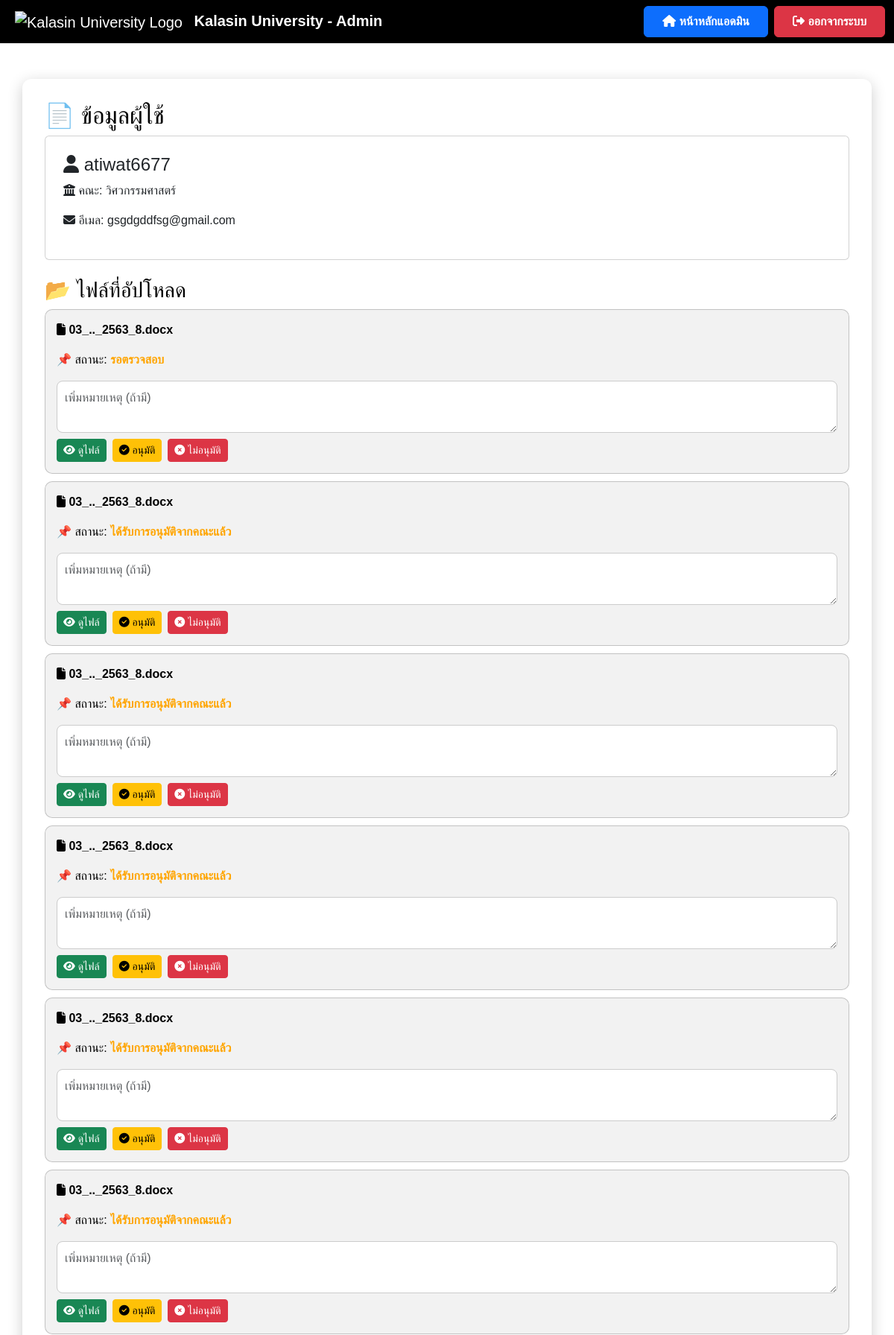
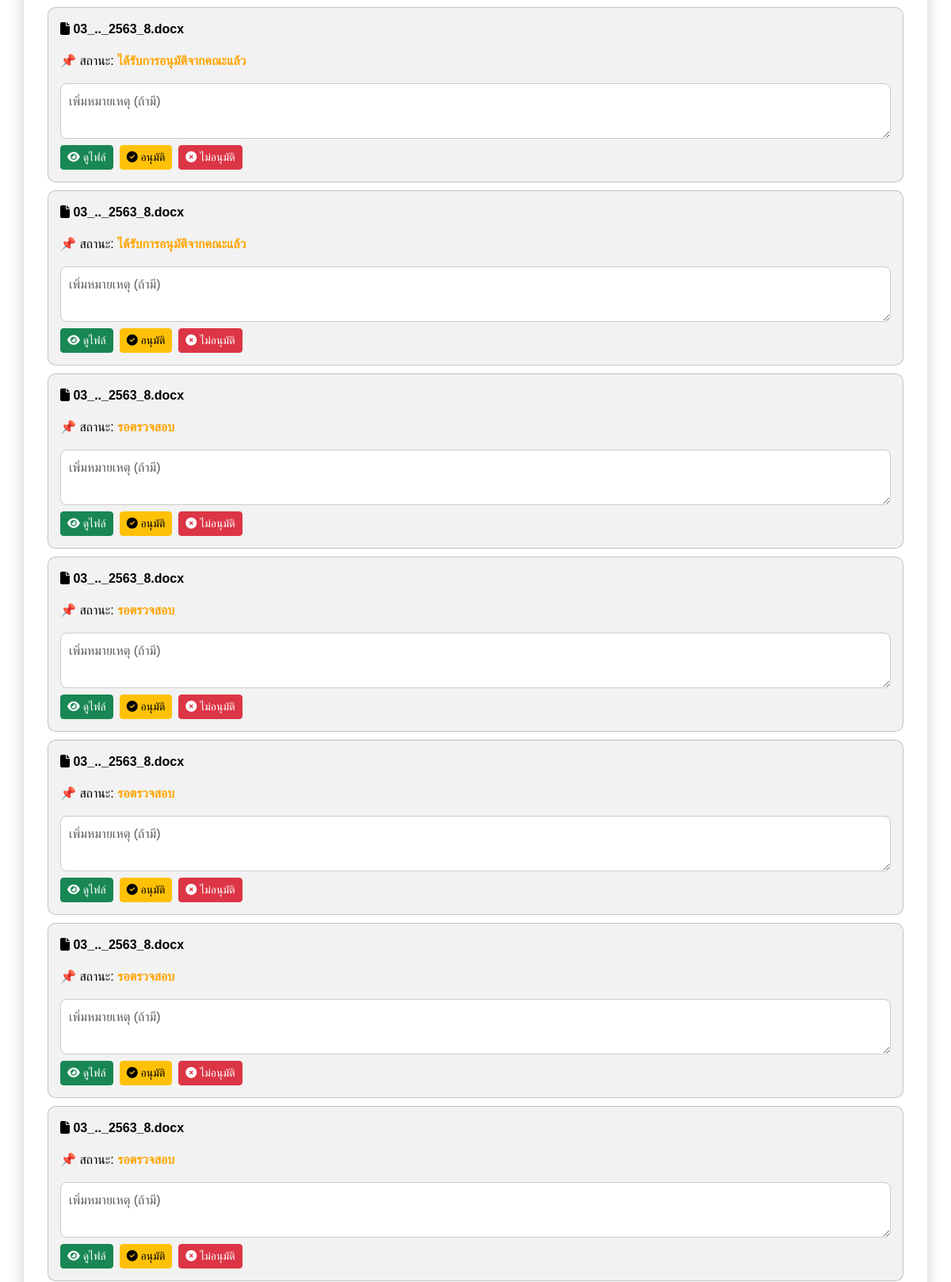
/view_user/10 (upper part), run on the app's committed database (2 pictures, top to bottom).
### models.py (models this page shows)
class User(db.Model):
    id = db.Column(db.Integer, primary_key=True)
    username = db.Column(db.String(100), nullable=False, unique=True)
    role = db.Column(db.String(50), nullable=False)
    faculty = db.Column(db.String(100), nullable=True)
    document_requests = db.relationship('DocumentRequest', back_populates='user', lazy=True)
    files = db.relationship('File', back_populates='user', lazy=True)  # ✅ เพิ่มตรงนี้

class File(db.Model):
    id = db.Column(db.Integer, primary_key=True)
    filename = db.Column(db.String(255), nullable=False)
    file_path = db.Column(db.String(255), nullable=True)
    status = db.Column(db.String(50), nullable=False, default="รอตรวจสอบ")
    comment = db.Column(db.Text, nullable=True)
    user_id = db.Column(db.Integer, db.ForeignKey('user.id'), nullable=False)
    upload_date = db.Column(db.DateTime, default=db.func.current_timestamp())
    review_date = db.Column(db.DateTime, nullable=True)
    approve_date = db.Column(db.DateTime, nullable=True)
    user = db.relationship('User', back_populates='files')

### app.py (the view)
@app.route('/view_user/<int:user_id>')
def view_user(user_id):
    user = User.query.get(user_id)
    if not user:
        flash("ไม่พบข้อมูลผู้ใช้", "danger")
        return redirect(url_for('manage_users'))  # ถ้าหาไม่เจอให้กลับไปหน้า manage_users
    files = File.query.filter_by(user_id=user.id).all()
    return render_template('view_user.html', user=user, files=files)

### templates/view_user.html (shortened to what this page needs)
<!DOCTYPE html>
<html lang="th">
<head>
    <link href="https://cdn.jsdelivr.net/npm/bootstrap@5.3.3/dist/css/bootstrap.min.css" rel="stylesheet">
    <link rel="stylesheet" href="https://cdnjs.cloudflare.com/ajax/libs/font-awesome/6.4.2/css/all.min.css">
    {% set fac_map = {
        'engineering':'วิศวกรรมศาสตร์',
        'science':'วิทยาศาสตร์',
        'education':'ครุศาสตร์',
        'nursing':'พยาบาลศาสตร์',
        'law':'นิติศาสตร์',
        'arts':'ศิลปศาสตร์'
    } %}
</head>
<body>
    <nav class="navbar navbar-expand-lg navbar-dark">
        <div class="container-fluid">
            <a class="navbar-brand ms-2" href="{{ url_for('admin_dashboard') }}">
                <img src="https://upload.wikimedia.org/wikipedia/th/4/4e/Kalasin_University_Seal.svg"
                     alt="Kalasin University Logo" style="height: 50px; margin-right: 10px;">
                <strong>Kalasin University - Admin</strong>
            </a>
            <div class="ms-auto d-flex">
                <a href="{{ url_for('admin_dashboard') }}" class="btn btn-primary fw-bold px-4 py-2 me-2">
                    <i class="fas fa-home"></i> หน้าหลักแอดมิน
                </a>
                <a href="{{ url_for('logout') }}" class="btn btn-danger fw-bold px-4 py-2">
                    <i class="fas fa-sign-out-alt"></i> ออกจากระบบ
                </a>
            </div>
        </div>
    </nav>
    <div class="container container-custom mt-5">
        <h2>📄 ข้อมูลผู้ใช้</h2>
        <div class="card p-4">
            <h4><i class="fas fa-user"></i> {{ user.username }}</h4>
            <p><i class="fas fa-university"></i> คณะ: {{ fac_map.get(user.faculty, 'ไม่ระบุคณะ') }}</p>
            <p><i class="fas fa-envelope"></i> อีเมล: {{ user.email }}</p>
        </div>
        <h3 class="mt-4">📂 ไฟล์ที่อัปโหลด</h3>
        {% if files %}
        {% for file in files %}
        <div class="file-card">
            <p><i class="fas fa-file"></i> <strong>{{ file.filename }}</strong></p>
            <p>📌 สถานะ:
                <span id="status-{{ file.id }}" class="{% if file.status == 'อนุมัติแล้ว' %}status-approved{% elif file.status == 'ไม่อนุมัติ' %}status-rejected{% else %}status-pending{% endif %}">
                    {{ file.status }}
                </span>
            </p>
            <textarea class="form-control mt-2 comment-box" id="comment-{{ file.id }}" placeholder="เพิ่มหมายเหตุ (ถ้ามี)">{{ file.comment if file.comment else '' }}</textarea>
            <div class="d-flex mt-2">
                <a href="{{ url_for('uploaded_file', filename=file.filename) }}" class="btn btn-success btn-sm me-2" target="_blank">
                    <i class="fas fa-eye"></i> ดูไฟล์
                </a>
                <button class="btn btn-warning btn-sm me-2" onclick="approveFile({{ file.id }})" id="approve-btn-{{ file.id }}">
                    <i class="fas fa-check-circle"></i> อนุมัติ
                </button>
                <button class="btn btn-danger btn-sm me-2" onclick="rejectFile({{ file.id }})" id="reject-btn-{{ file.id }}">
                    <i class="fas fa-times-circle"></i> ไม่อนุมัติ
                </button>
            </div>
        </div>
        {% endfor %}
        {% else %}
            <p class="text-muted">⛔ ผู้ใช้นี้ยังไม่มีการอัปโหลดไฟล์</p>
        {% endif %}
    </div>
</body>
</html>

### templates/view_user.html (style rules this page uses)
body { font-family: 'Poppins', sans-serif; background: white; color: black; }
.navbar { background: #000000; backdrop-filter: blur(10px); }
.container-custom { background: #ffffff; border-radius: 12px; padding: 30px; box-shadow: 0 5px 20px rgba(0, 0, 0, 0.2); margin-top: 20px; }
.file-card { background: rgba(0, 0, 0, 0.05); border-radius: 10px; padding: 15px; margin-bottom: 10px; border: 1px solid rgba(0, 0, 0, 0.2); transition: 0.3s; }
.status-pending { color: orange; font-weight: bold; }
.comment-box { min-height: 80px; border: 1px solid #ccc; border-radius: 8px; padding: 10px; resize: vertical; }

### data on the page
User: username "atiwat6677", get "วิศวกรรมศาสตร์", email "gsgdgddfsg@gmail.com"
File: filename "03_.._2563_8.docx", status "รอตรวจสอบ", id "เพิ่มหมายเหตุ (ถ้ามี)"
File: filename "03_.._2563_8.docx", status "ได้รับการอนุมัติจากคณะแล้ว", id "เพิ่มหมายเหตุ (ถ้ามี)"
File: filename "03_.._2563_8.docx", status "ได้รับการอนุมัติจากคณะแล้ว", id "เพิ่มหมายเหตุ (ถ้ามี)"
File: filename "03_.._2563_8.docx", status "ได้รับการอนุมัติจากคณะแล้ว", id "เพิ่มหมายเหตุ (ถ้ามี)"
File: filename "03_.._2563_8.docx", status "ได้รับการอนุมัติจากคณะแล้ว", id "เพิ่มหมายเหตุ (ถ้ามี)"
File: filename "03_.._2563_8.docx", status "ได้รับการอนุมัติจากคณะแล้ว", id "เพิ่มหมายเหตุ (ถ้ามี)"
File: filename "03_.._2563_8.docx", status "ได้รับการอนุมัติจากคณะแล้ว", id "เพิ่มหมายเหตุ (ถ้ามี)"
File: filename "03_.._2563_8.docx", status "ได้รับการอนุมัติจากคณะแล้ว", id "เพิ่มหมายเหตุ (ถ้ามี)"
File: filename "03_.._2563_8.docx", status "รอตรวจสอบ", id "เพิ่มหมายเหตุ (ถ้ามี)"
File: filename "03_.._2563_8.docx", status "รอตรวจสอบ", id "เพิ่มหมายเหตุ (ถ้ามี)"
File: filename "03_.._2563_8.docx", status "รอตรวจสอบ", id "เพิ่มหมายเหตุ (ถ้ามี)"
File: filename "03_.._2563_8.docx", status "รอตรวจสอบ", id "เพิ่มหมายเหตุ (ถ้ามี)"
File: filename "03_.._2563_8.docx", status "รอตรวจสอบ", id "เพิ่มหมายเหตุ (ถ้ามี)"
